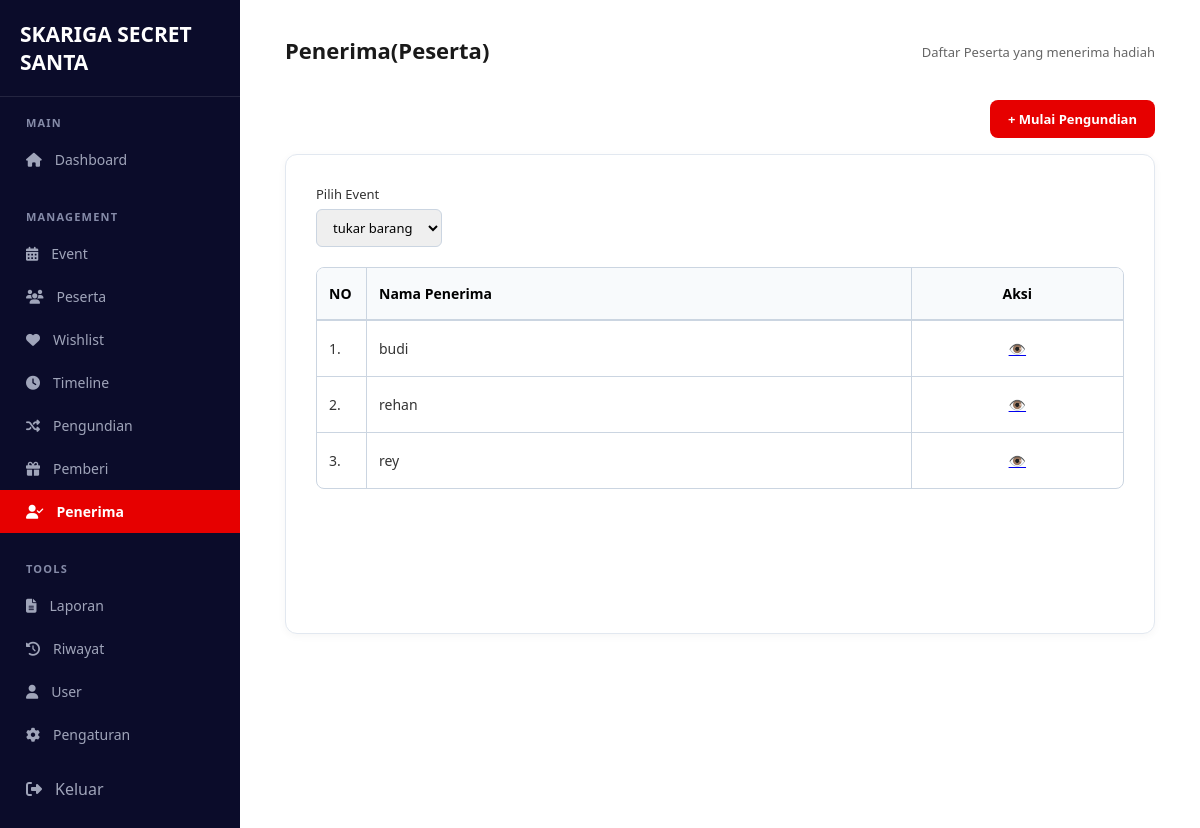
The app's page /pages/penerima/index.php (signed in), older data.
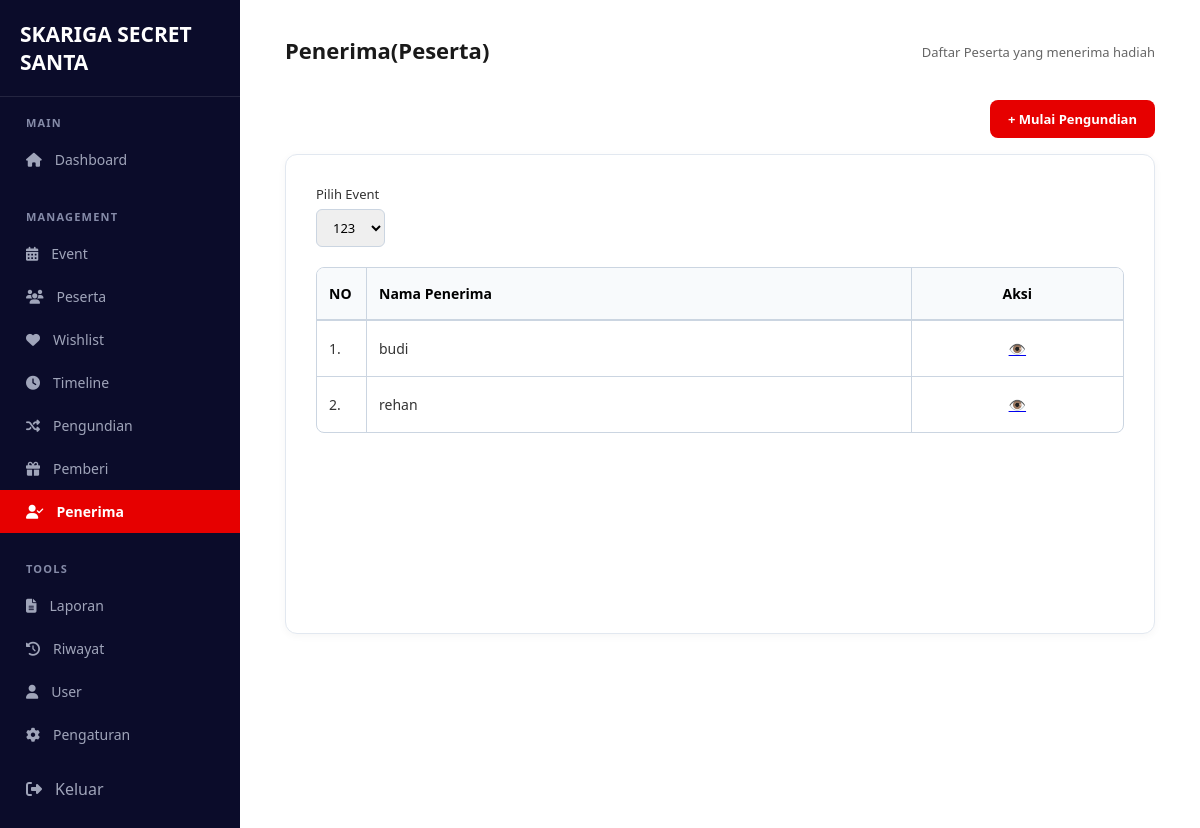
The same page, newer data.
### tables this page shows
CREATE TABLE `pengundian` (
  `id` int(11) NOT NULL,
  `event_id` int(11) NOT NULL,
  `pemberi_id` int(11) NOT NULL,
  `penerima_id` int(11) NOT NULL,
  `tanggal_undi` timestamp NOT NULL DEFAULT current_timestamp(),
  `status` enum('draft','terkirim') DEFAULT 'draft',
  `status_kado` enum('belum_dibeli','sudah_dibeli','sudah_dibungkus','diserahkan') NOT NULL DEFAULT 'belum_dibeli',
  `cek_tema` tinyint(1) NOT NULL DEFAULT 0,
  `cek_budget` tinyint(1) NOT NULL DEFAULT 0,
  `cek_bungkus` tinyint(1) NOT NULL DEFAULT 0
);

CREATE TABLE `peserta` (
  `id` int(11) NOT NULL,
  `event_id` int(11) NOT NULL,
  `user_id` int(11) NOT NULL,
  `nama` varchar(100) NOT NULL,
  `email` varchar(100) NOT NULL,
  `no_hp` varchar(20) DEFAULT NULL,
  `status` enum('aktif','nonaktif') DEFAULT 'aktif',
  `created_at` timestamp NOT NULL DEFAULT current_timestamp()
);

### config/config.php (called while the page is built, shortened)
<?php
$base_url = 'http://localhost:8080/Project-TA-rey-nesya-rendra/';
function base_url($path = '')
{
    global $base_url;
    return $base_url . ltrim($path, '/');
}
?>

### includes/functions.php (called while the page is built, shortened)
<?php
function h($str)
{
    return htmlspecialchars((string) $str, ENT_QUOTES, 'UTF-8');
}
function get_events(mysqli $conn): array
{
    $events = [];
    $result = $conn->query("SELECT id, nama_event, tanggal_event FROM events ORDER BY tanggal_event DESC, id DESC");
    if ($result) {
        while ($row = $result->fetch_assoc()) {
            $events[] = $row;
        }
    }
    return $events;
}
function resolve_event_id(mysqli $conn, $requested): ?int
{
    $events = get_events($conn);
    return $events ? (int) $events[0]['id'] : null;
}
?>

### pages/penerima/index.php (the view, shortened to what the changed rows need)
<?php
require_once __DIR__ . '/../../config/config.php';
require_once __DIR__ . '/../../includes/functions.php';
$events   = get_events($conn);
$event_id = resolve_event_id($conn, $_GET['event_id'] ?? null);
$penerima_list = [];
if ($event_id) {
    $stmt = $conn->prepare(
        "SELECT pg.id, p.nama AS penerima_nama
         FROM pengundian pg
         JOIN peserta p ON p.id = pg.penerima_id
         WHERE pg.event_id = ?
         ORDER BY p.nama ASC"
    );
    $stmt->bind_param('i', $event_id);
    $stmt->execute();
    $result = $stmt->get_result();
    while ($row = $result->fetch_assoc()) {
        $penerima_list[] = $row;
    }
}
$page_title    = 'Penerima(Peserta)';
$active_menu   = 'penerima';
require_once __DIR__ . '/../../includes/admin_layout_top.php';
?>
<?php if (!$events): ?>
    <div class="table-card">
        <div class="empty-state">
            <h3>Belum Ada Event</h3>
            <p>Buat event terlebih dahulu sebelum melihat penerima.</p>
        </div>
    </div>
<?php else: ?>
    <div style="display:flex; justify-content:flex-end; margin-bottom:16px;">
        <a href="<?= base_url('pages/pengundian/index.php?event_id=' . (int) $event_id) ?>" class="btn-add">+ Mulai Pengundian</a>
    </div>
    <div class="table-card">
        <form method="GET" class="filter-bar">
            <div class="filter-group">
                <label for="event_id">Pilih Event</label>
                <select name="event_id" id="event_id" onchange="this.form.submit()">
                    <?php foreach ($events as $e): ?>
                        <option value="<?= (int) $e['id'] ?>" <?= (int) $e['id'] === (int) $event_id ? 'selected' : '' ?>>
                            <?= h($e['nama_event']) ?>
                        </option>
                    <?php endforeach; ?>
                </select>
            </div>
        </form>
        <?php if (!$penerima_list): ?>
            <div class="empty-state">
                <h3>Belum Ada Hasil Pengundian</h3>
                <p>Lakukan pengundian terlebih dahulu.</p>
            </div>
        <?php else: ?>
            <table class="data-table table-grid">
                <thead>
                    <tr>
                        <th style="width: 50px;">NO</th>
                        <th>Nama Penerima</th>
                        <th style="text-align:center;">Aksi</th>
                    </tr>
                </thead>
                <tbody>
                    <?php foreach ($penerima_list as $i => $pn): ?>
                        <tr>
                            <td><?= $i + 1 ?>.</td>
                            <td><?= h($pn['penerima_nama']) ?></td>
                            <td class="action-buttons">
                                <a href="<?= base_url('pages/laporan/index.php?event_id=' . (int) $event_id) ?>" title="Lihat Laporan">👁️</a>
                            </td>
                        </tr>
                    <?php endforeach; ?>
                </tbody>
            </table>
        <?php endif; ?>
    </div>
<?php endif; ?>
<?php require_once __DIR__ . '/../../includes/admin_layout_bottom.php'; ?>

### includes/admin_layout_top.php (shortened to what the changed rows need)
<?php
$event_query = (!empty($event_id)) ? ('?event_id=' . (int) $event_id) : '';
$menu_items = [
    'dashboard' => [
        'label' => 'Dashboard',
        'url' => base_url('pages/dashboard/menuadmin.php'),
        'icon' => 'dashboard',
        'group' => 'MAIN'
    ],
    'event' => [
        'label' => 'Event',
        'url' => base_url('pages/event/event.php' . $event_query),
        'icon' => 'calendar',
        'group' => 'MANAGEMENT'
    ],
    'peserta' => [
        'label' => 'Peserta',
        'url' => base_url('pages/peserta/index.php' . $event_query),
        'icon' => 'users',
        'group' => 'MANAGEMENT'
    ],
    'wishlist' => [
        'label' => 'Wishlist',
        'url' => base_url('pages/wishlist/index.php' . $event_query),
        'icon' => 'heart',
        'group' => 'MANAGEMENT'
    ],
    'timeline' => [
        'label' => 'Timeline',
        'url' => base_url('pages/timeline/index.php' . $event_query),
        'icon' => 'clock',
        'group' => 'MANAGEMENT'
    ],
    'pengundian' => [
        'label' => 'Pengundian',
        'url' => base_url('pages/pengundian/index.php' . $event_query),
        'icon' => 'shuffle',
        'group' => 'MANAGEMENT'
    ],
    'pemberi' => [
        'label' => 'Pemberi',
        'url' => base_url('pages/pemberi/index.php' . $event_query),
        'icon' => 'gift',
        'group' => 'MANAGEMENT'
    ],
    'penerima' => [
        'label' => 'Penerima',
        'url' => base_url('pages/penerima/index.php' . $event_query),
        'icon' => 'user-check',
        'group' => 'MANAGEMENT'
    ],
    'laporan' => [
        'label' => 'Laporan',
        'url' => base_url('pages/laporan/index.php' . $event_query),
        'icon' => 'file',
        'group' => 'TOOLS'
    ],
    'riwayat' => [
        'label' => 'Riwayat',
        'url' => base_url('pages/riwayat/index.php' . $event_query),
        'icon' => 'history',
        'group' => 'TOOLS'
    ],
    'user' => [
        'label' => 'User',
        'url' => base_url('pages/user/index.php' . $event_query),
        'icon' => 'user',
        'group' => 'TOOLS'
    ],
    'pengaturan' => [
        'label' => 'Pengaturan',
        'url' => base_url('pages/adminpengaturan/index.php' . $event_query),
        'icon' => 'settings',
        'group' => 'TOOLS'
    ],
];
$active_menu = $active_menu ?? '';
function admin_menu_icon($icon) {
    $icons = [
        'dashboard'  => 'fa-house',
        'calendar'   => 'fa-calendar-days',
        'users'      => 'fa-users',
        'heart'      => 'fa-heart',
        'clock'      => 'fa-clock',
        'shuffle'    => 'fa-shuffle',
        'gift'       => 'fa-gift',
        'user-check' => 'fa-user-check',
        'file'       => 'fa-file-lines',
        'history'    => 'fa-clock-rotate-left',
        'user'       => 'fa-user',
        'settings'   => 'fa-gear',
        'logout'     => 'fa-right-from-bracket'
    ];
    $nama_icon = $icons[$icon] ?? '';
    return '<i class="fa-solid ' . $nama_icon . ' admin-icon" aria-hidden="true"></i>';
}
$grouped_menu = [];
foreach ($menu_items as $key => $item) {
    $grouped_menu[$item['group']][$key] = $item;
}
?>
<!DOCTYPE html>
<html lang="id">
<head>
    <link rel="stylesheet" href="https://cdnjs.cloudflare.com/ajax/libs/font-awesome/6.6.0/css/all.min.css">
    <link rel="stylesheet" href="<?= base_url('assets/css/style_admin.css') ?>">
</head>
<body>
<div class="dashboard-container">
    <aside class="admin-sidebar">
        <div class="brand">
            <h2>SKARIGA SECRET SANTA</h2>
        </div>
        <nav class="admin-menu">
            <?php foreach ($grouped_menu as $group_name => $items): ?>
                <div class="admin-menu-group">
                    <span class="admin-menu-heading">
                        <?= h($group_name) ?>
                    </span>
                    <ul>
                        <?php foreach ($items as $key => $item): ?>
                            <li class="<?= $active_menu === $key ? 'active' : '' ?>">
                                <a href="<?= $item['url'] ?>">
                                    <?= admin_menu_icon($item['icon']) ?>
                                    <span><?= h($item['label']) ?></span>
                                </a>
                            </li>
                        <?php endforeach; ?>
                    </ul>
                </div>
            <?php endforeach; ?>
        </nav>
    </aside>
    <main>
        <header class="page-header">
            <h2><?= h($page_title ?? '') ?></h2>
        </header>

Row changes from the older to the newer data that the page shows:
removed pengundian: penerima.nama "rey"
Text that changed along with them:
form field event_id: "tukar barang" → "123"
